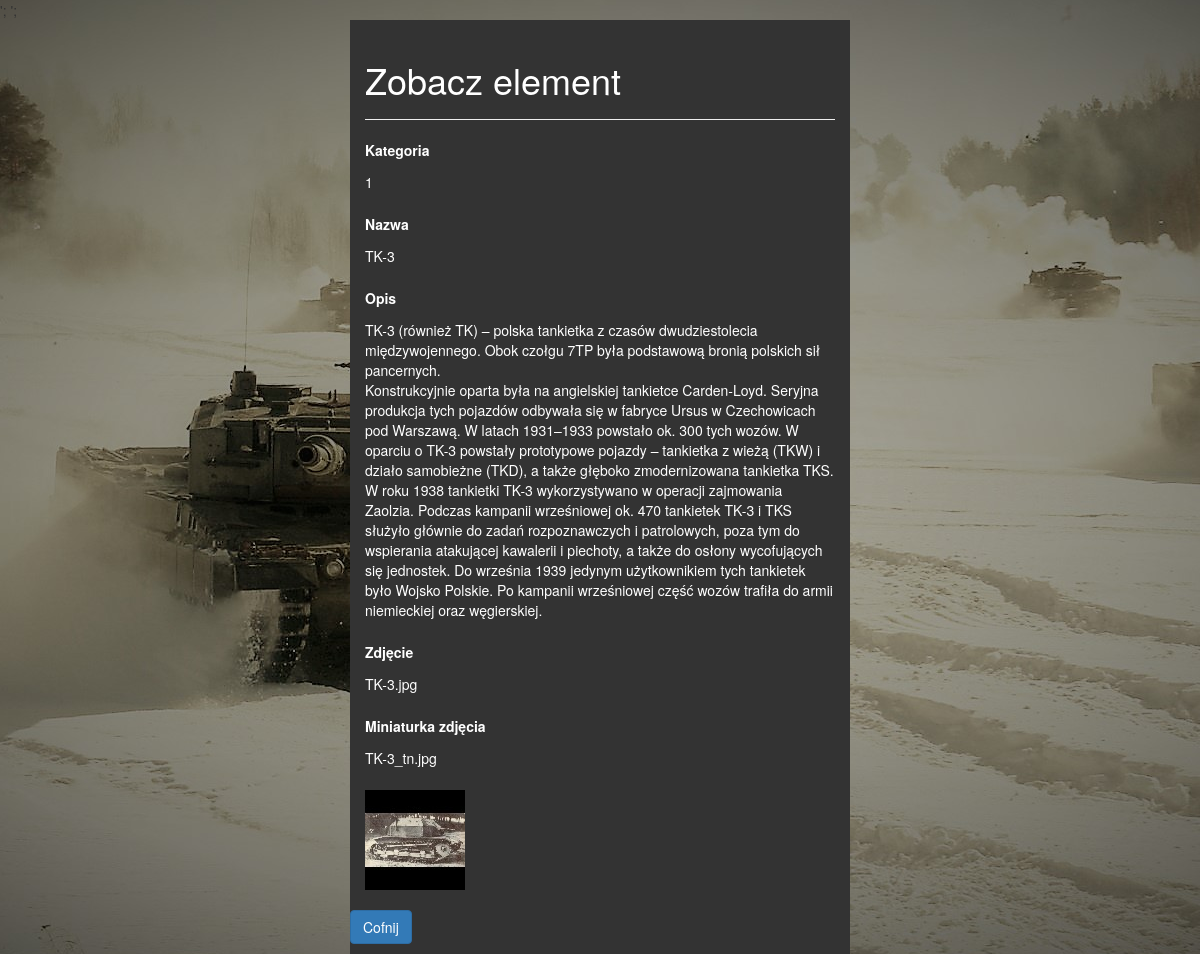
Screenshot of /read.php?id=1 with the database file from the repository.
### tables this page shows
CREATE TABLE `elementy` (
  `id` int(11) NOT NULL,
  `kategoria_id` int(11) DEFAULT NULL,
  `nazwa` varchar(150) NOT NULL,
  `opis` text NOT NULL,
  `img` varchar(150) NOT NULL,
  `img_tn` text NOT NULL
);

### read.php (the view, shortened to what this page needs)
<?php
if(isset($_GET["id"]) && !empty(trim($_GET["id"]))){
    require_once "config.php";
    $sql = "SELECT * FROM elementy WHERE id = ?";
    if($stmt = mysqli_prepare($link, $sql)){
        mysqli_stmt_bind_param($stmt, "i", $param_id);
        if(mysqli_stmt_execute($stmt)){
            $result = mysqli_stmt_get_result($stmt);
            if(mysqli_num_rows($result) == 1){
                $row = mysqli_fetch_array($result, MYSQLI_ASSOC);
            } else{
                header("location: error.php");
                exit();
            }
        } else{
            echo "Coś poszło nie tak, spróbuj jeszcze raz.";
        }
    }
} else{
    header("location: error.php");
    exit();
}
?>
<!DOCTYPE html>
<html lang="pl">
<head>
    <link rel="stylesheet" href="https://maxcdn.bootstrapcdn.com/bootstrap/3.3.7/css/bootstrap.css">
    <link href="lightbox.css" rel="stylesheet"/>';
	<link rel="stylesheet" href="plik123.css" type="text/css">
</head>
<body>
    <div class="wrapper">
        <div class="container-fluid">
            <div class="row">
                <div class="col-md-12">
                    <div class="page-header">
                        <h1>Zobacz element</h1>
                    </div>
					<div class="form-group">
                        <label>Kategoria</label>
                        <p class="form-control-static"><?php echo $row["kategoria_id"]; ?></p>
                    </div>
                    <div class="form-group">
                        <label>Nazwa</label>
                        <p class="form-control-static"><?php echo $row["nazwa"]; ?></p>
                    </div>
                    <div class="form-group">
                        <label>Opis</label>
                        <p class="form-control-static"><?php echo $row["opis"]; ?></p>
                    </div>
                    <div class="form-group">
                        <label>Zdjęcie</label>
                        <p class="form-control-static"><?php echo $row["img"]; ?></p>
                    </div>
                    <div class="form-group">
                        <label>Miniaturka zdjęcia</label>
                        <p class="form-control-static"><?php echo $row["img_tn"]; ?></p>
                    </div>
					<div>
						<a href="<?php echo $row["img"]; ?>" data-lightbox="<?php echo $row["img"]; ?>" data-title="<?php echo $row["img"]; ?>"><img class="example-image" src="photos/<?php echo $row["img_tn"]; ?>" alt="image-1" /></a>
					</div>
					</div>
                    <br><p><a href="panel.php" class="btn btn-primary" style="margin-top:20px;" >Cofnij</a></p>
                </div>
            </div>
        </div>
</body>
</html>

### plik123.css (style rules this page uses)
html { scroll-behavior: smooth; }
body { position: relative; background-image: url(tlo.jpg); background-position: center; background-repeat: no-repeat; background-attachment: fixed; }
div.row { color:white; }

### read.php (style rules this page uses)
.wrapper { width: 500px; margin: 0 auto; background-color:#333333; }

### rows the page displays
elementy: kategoria "1", nazwa "TK-3", opis "TK-3 (również TK) – polska tankietka z czasów dwudziestolecia międzywojennego. Obok czołgu 7TP była podstawową bronią polskich sił pancernych. Konstrukcyjnie oparta była na angielskiej tankietce Carden-Loyd. Seryjna produkcja tych pojazdów odbywała się w fabryce Ursus w Czechowicach pod Warszawą. W latach 1931–1933 powstało ok. 300 tych wozów. W oparciu o TK-3 powstały prototypowe pojazdy – tankietka z wieżą (TKW) i działo samobieżne (TKD), a także głęboko zmodernizowana tankietka TKS. W roku 1938 tankietki TK-3 wykorzystywano w operacji zajmowania Zaolzia. Podczas kampanii wrześniowej ok. 470 tankietek TK-3 i TKS służyło głównie do zadań rozpoznawczych i patrolowych, poza tym do wspierania…", img "TK-3.jpg", img_tn "TK-3_tn.jpg", img_tn (picture)
